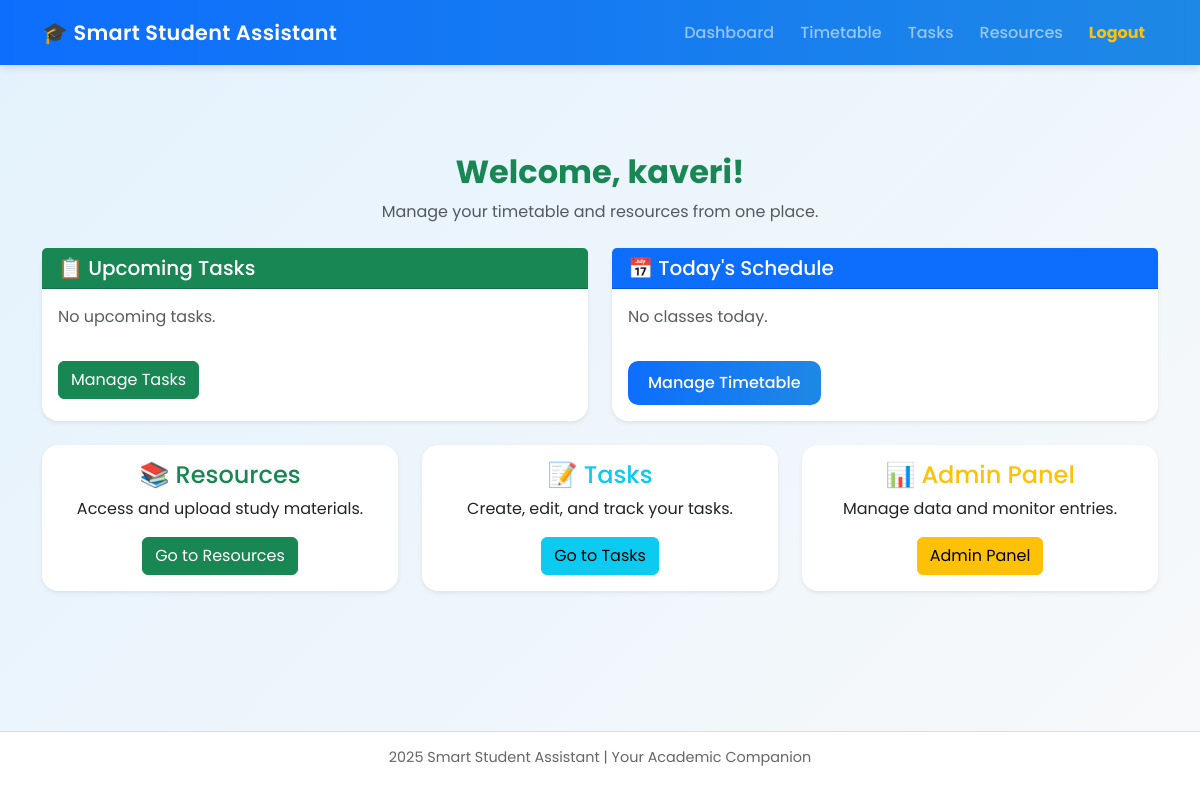
Before: /dashboard/ (signed in) with the older database file.
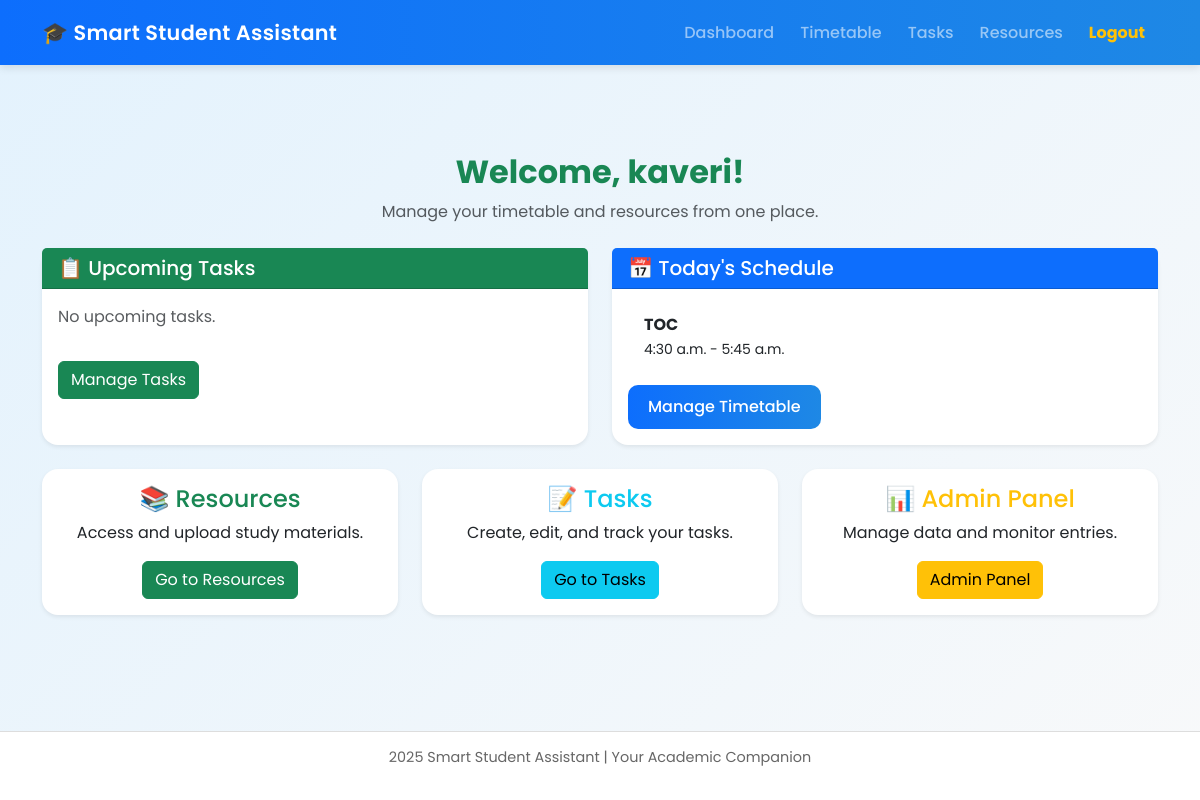
After: the same page with the newer database file.
### core/models.py (models this page shows, shortened)
class Timetable(models.Model):
    user = models.ForeignKey(User, on_delete=models.CASCADE)
    subject = models.CharField(max_length=100)
    day = models.CharField(max_length=20, choices=DAYS)
    start_time = models.TimeField()
    end_time = models.TimeField()
    notes = models.TextField(blank=True)
    class Meta:
        ordering = ['day', 'start_time']

### core/views.py (the view)
@login_required
def dashboard(request):
    from datetime import date, timedelta
    today = date.today()
    upcoming_tasks = Task.objects.filter(user=request.user, due_date__gte=today, completed=False).order_by('due_date')[:5]
    today_timetable = Timetable.objects.filter(user=request.user, day=today.strftime('%A')).order_by('start_time')
    return render(request, 'core/dashboard.html', {
        'upcoming_tasks': upcoming_tasks,
        'today_timetable': today_timetable,
    })

### core/templates/core/dashboard.html
{% extends 'core/base.html' %}
{% block content %}
<div class="container mt-5">
  <div class="text-center mb-4">
    <h2 class="fw-bold text-success">Welcome, {{ user.username }}!</h2>
    <p class="text-muted">Manage your timetable and resources from one place.</p>
  </div>
  <div class="row">
    <div class="col-md-6 mb-4">
      <div class="card shadow-sm rounded-4 border-0 h-100">
        <div class="card-header bg-success text-white">
          <h5 class="mb-0">📋 Upcoming Tasks</h5>
        </div>
        <div class="card-body">
          {% if upcoming_tasks %}
            <ul class="list-group list-group-flush">
              {% for task in upcoming_tasks %}
                <li class="list-group-item d-flex justify-content-between align-items-center">
                  {{ task.title }}
                  <span class="badge bg-warning text-dark">{{ task.due_date|date:"M d" }}</span>
                </li>
              {% endfor %}
            </ul>
          {% else %}
            <p class="text-muted">No upcoming tasks.</p>
          {% endif %}
          <a href="{% url 'tasks' %}" class="btn btn-success mt-3">Manage Tasks</a>
        </div>
      </div>
    </div>
    <div class="col-md-6 mb-4">
      <div class="card shadow-sm rounded-4 border-0 h-100">
        <div class="card-header bg-primary text-white">
          <h5 class="mb-0">📅 Today's Schedule</h5>
        </div>
        <div class="card-body">
          {% if today_timetable %}
            <ul class="list-group list-group-flush">
              {% for entry in today_timetable %}
                <li class="list-group-item">
                  <strong>{{ entry.subject }}</strong><br>
                  <small>{{ entry.start_time }} - {{ entry.end_time }}</small>
                </li>
              {% endfor %}
            </ul>
          {% else %}
            <p class="text-muted">No classes today.</p>
          {% endif %}
          <a href="{% url 'timetable' %}" class="btn btn-primary mt-3">Manage Timetable</a>
        </div>
      </div>
    </div>
  </div>
  <div class="row">
    <div class="col-md-4 mb-4">
      <div class="card shadow-sm rounded-4 border-0 h-100">
        <div class="card-body text-center">
          <h4 class="card-title text-success">📚 Resources</h4>
          <p class="card-text">Access and upload study materials.</p>
          <a href="{% url 'resources' %}" class="btn btn-success">Go to Resources</a>
        </div>
      </div>
    </div>
    <div class="col-md-4 mb-4">
      <div class="card shadow-sm rounded-4 border-0 h-100">
        <div class="card-body text-center">
          <h4 class="card-title text-info">📝 Tasks</h4>
          <p class="card-text">Create, edit, and track your tasks.</p>
          <a href="{% url 'tasks' %}" class="btn btn-info">Go to Tasks</a>
        </div>
      </div>
    </div>
    <div class="col-md-4 mb-4">
      <div class="card shadow-sm rounded-4 border-0 h-100">
        <div class="card-body text-center">
          <h4 class="card-title text-warning">📊 Admin Panel</h4>
          <p class="card-text">Manage data and monitor entries.</p>
          <a href="/admin/" class="btn btn-warning">Admin Panel</a>
        </div>
      </div>
    </div>
  </div>
</div>
{% endblock %}

Changed rows visible on the page:
added Timetable: subject "TOC", start_time "4:30 a.m.", end_time "5:45 a.m."
Other visible differences:
text no longer shown: "No classes today."
